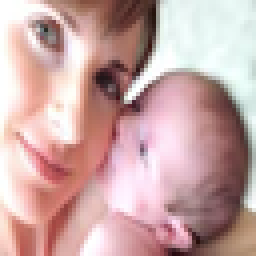
%> input picture implementation/MTH_Author/image11.png.bmp, 64 x 64 px (shown 4 times larger)
$ octave --eval "result = getImageTextonFeature('image11.png.bmp');"   (GNU Octave 9; MATLAB toolbox functions it lacks are replaced by stand-ins)
%> lines starting %> are read from the running program, lines starting %| are printed output that depends on the picture
### implementation/MTH_Author/OrientationDetection.m
function [theta] = OrientationDetection(RGB, Rows, Columns)
% ============================ PROPOSED SOBEL OPERATOR ============================
%============================ Texture orientation detection--------------------
theta = double(zeros(Rows,Columns));
for i=2:Columns -1
    for j=2:Rows-1

          rx = abs((RGB(j+1 , i-1, 1) + 2 * RGB(j+1, i, 1) + RGB(j+1, i+1, 1)) - (RGB(j-1, i - 1, 1) + 2 * RGB(j-1, i, 1) + RGB(j-1, i + 1, 1)));
          gx = abs((RGB(j+1 , i-1, 2) + 2 * RGB(j+1, i, 2) + RGB(j+1, i+1, 2)) - (RGB(j-1, i - 1, 2) + 2 * RGB(j-1, i, 2) + RGB(j-1, i + 1, 2)));
          bx = abs((RGB(j+1 , i-1, 3) + 2 * RGB(j+1, i, 3) + RGB(j+1, i+1, 3)) - (RGB(j-1, i - 1, 3) + 2 * RGB(j-1, i, 3) + RGB(j-1, i + 1, 3)));

          ry = abs((RGB(j-1 , i+1, 1) + 2 * RGB(j, i+1, 1) + RGB(j+1, i+1, 1)) - (RGB(j-1, i - 1, 1) + 2 * RGB(j, i-1, 1) + RGB(j+1, i - 1, 1)));
          gy = abs((RGB(j-1 , i+1, 2) + 2 * RGB(j, i+1, 2) + RGB(j+1, i+1, 2)) - (RGB(j-1, i - 1, 2) + 2 * RGB(j, i-1, 2) + RGB(j+1, i - 1, 2)));
          by = abs((RGB(j-1 , i+1, 3) + 2 * RGB(j, i+1, 3) + RGB(j+1, i+1, 3)) - (RGB(j-1, i - 1, 3) + 2 * RGB(j, i-1, 3) + RGB(j+1, i - 1, 3)));

         gxx = sqrt(double(rx * rx + gx * gx + bx * bx));
         gyy = sqrt(double(ry * ry + gy * gy + by * by));
         gxy = rx * ry + gx * gy + bx * by;
%          theta(i,j) = real(acosd(double(gxy)/double(gxx * gyy + 0.0001)));
        theta(j,i) = acosd(double(gxy)/double(gxx * gyy + 0.0001));

    end
end

### implementation/MTH_Author/QuantizeTextureOrientation.m
function [ImageX, Ori] = QuantizeTextureOrientation(RGB, theta ,Rows, Columns,CSB)


% ============================ CALCULATE ORIENTATION    ============================
% ============================          AND             ============================
% ==================== QUANTIZE TEXTURE ORIENTATION UNIFORMALY =====================
% ==================== INTO 18 ORIENTATIONS WITH 10 AS STEP-LENGTH =================

ImageX  = double(zeros(Rows, Columns));
Ori     = double(zeros(Rows, Columns));

for i=1:Rows
    for j=1:Columns

       R = RGB(i, j,1);
       G = RGB(i, j,2);
       B = RGB(i, j,3);

       if (R >=0 && R <= 64)
           VI = 0;
       elseif (R >= 65  && R <= 128)
           VI = 1;
       elseif (R >= 129 && R <= 192)
           VI = 2;
       elseif (R >= 193 && R <= 255)
           VI = 3;
       end
       %-------------------------------------
       if (G>= 0 && G <= 64)
           SI = 0;
       elseif (G >= 65 && G <= 128)
           SI = 1;
       elseif (G >= 129 && G <= 192)
           SI = 2;
       elseif (G >= 193 && G <= 255)
           SI = 3;
       end
       % -------------------------------------------
       if (B >= 0 && B <= 64)
           HI = 0;
       elseif (B >= 65 && B <= 128)
           HI = 1;
       elseif (B >= 129 && B <= 192)
           HI = 2;
       elseif (B >= 193 && B <= 255)
           HI = 3;
       end
       %-------------------------------------------

       ImageX(i, j) = 16 * VI + 4 * SI + HI;
%        Ori(i,j)= (theta(i,j)*CSB/180);
        Ori(i,j)= (theta(i,j)/10);
       if (Ori(i,j)>=CSB-1)
           Ori(i,j)=CSB-1;
       end

    end
end

### implementation/MTH_Author/FilterOrientation.m
function [Ori] = FilterOrientation(Ori,Rows, Columns)
%--------------filteredOri Detection----------------------

filteredOri = double(ones(Rows, Columns));

for i=1:Rows/2
  for j=1:Columns/2

   if (Ori(2*i-1,2*j-1)== Ori(2*i,2*j))

         filteredOri(2*i-1,2*j-1) = Ori(2*i-1, 2*j-1);
         filteredOri(2*i,2*j)     = Ori(2*i, 2*j-1);
         filteredOri(2*i-1, 2*j)  = Ori(2*i-1,2*j);
         filteredOri(2*i, 2*j)    = Ori(2*i, 2*j);
   end
     %------------------------------------
   if (Ori(2*i-1,2*j)==Ori(2*i,2*j-1))

         filteredOri(2*i-1,2*j-1) = Ori(2*i-1, 2*j-1);
         filteredOri(2*i, 2*j-1)  = Ori(2*i, 2* j-1);
         filteredOri(2*i-1,2*j)   = Ori(2*i-1, 2*j);
         filteredOri(2*i, 2*j)    = Ori(2*i, 2*j);
   end
    %---------------------------------------
   if (Ori(2*i-1,2*j-1)==Ori(2*i,2*j-1))

         filteredOri(2*i-1,2*j-1) = Ori(2*i-1, 2*j-1);
         filteredOri(2*i, 2*j-1)  = Ori(2*i, 2*j-1);
         filteredOri(2*i-1, 2*j)  = Ori(2*i-1, 2*j);
         filteredOri(2*i, 2*j)    = Ori(2*i, 2*j);
   end
    %-----------------------------------------
   if (Ori(2*i-1,2*j-1)==Ori(2*i-1,2*j))

         filteredOri(2*i-1, 2*j-1) = Ori(2*i-1, 2*j-1);
         filteredOri(2*i, 2*j-1)   = Ori(2*i, 2*j-1);
         filteredOri(2*i-1, 2*j)   = Ori(2*i-1, 2*j);
         filteredOri(2*i, 2*j)     = Ori(2*i, 2*j);
   end
    %-----------------------------------------

  end
end


### implementation/MTH_Author/DetectTextons.m
function [Texton] = DetectTextons(ImageX,Rows, Columns)
%--------------Texton Detection----------------------

Texton = double(ones(Rows, Columns));

for i=1:Rows/2
  for j=1:Columns/2

   if (ImageX(2*i-1,2*j-1)== ImageX(2*i,2*j))

         Texton(2*i-1,2*j-1) = ImageX(2*i-1, 2*j-1);
         Texton(2*i,2*j)     = ImageX(2*i, 2*j-1);
         Texton(2*i-1, 2*j)  = ImageX(2*i-1,2*j);
         Texton(2*i, 2*j)    = ImageX(2*i, 2*j);
   end
     %------------------------------------
   if (ImageX(2*i-1,2*j)==ImageX(2*i,2*j-1))

         Texton(2*i-1,2*j-1) = ImageX(2*i-1, 2*j-1);
         Texton(2*i, 2*j-1)  = ImageX(2*i, 2* j-1);
         Texton(2*i-1,2*j)   = ImageX(2*i-1, 2*j);
         Texton(2*i, 2*j)    = ImageX(2*i, 2*j);
   end
    %---------------------------------------
   if (ImageX(2*i-1,2*j-1)==ImageX(2*i,2*j-1))

         Texton(2*i-1,2*j-1) = ImageX(2*i-1, 2*j-1);
         Texton(2*i, 2*j-1)  = ImageX(2*i, 2*j-1);
         Texton(2*i-1, 2*j)  = ImageX(2*i-1, 2*j);
         Texton(2*i, 2*j)    = ImageX(2*i, 2*j);
   end
    %-----------------------------------------
   if (ImageX(2*i-1,2*j-1)==ImageX(2*i-1,2*j))

         Texton(2*i-1, 2*j-1) = ImageX(2*i-1, 2*j-1);
         Texton(2*i, 2*j-1)   = ImageX(2*i, 2*j-1);
         Texton(2*i-1, 2*j)   = ImageX(2*i-1, 2*j);
         Texton(2*i, 2*j)     = ImageX(2*i, 2*j);
   end
    %-----------------------------------------

  end
end


### implementation/MTH_Author/CalculateHorizontalFeature.m
function [MatrixH] = CalculateHorizontalFeature(Texton, Ori, Row, Col, D, CSA, CSB)

MatrixH = double(zeros(CSA+CSB,1));
for i = 1: Row
 for j = 1: Col - D


     RowVal1 = round (Ori(i, j));
     RowVal2 = round (Ori(i, j + D));

       if (RowVal1 == RowVal2)
           if(Texton(i, j) == 0)
             MatrixH(1) = MatrixH(1) + 1;
           else
             MatrixH(Texton(i, j)) = MatrixH(Texton(i, j)) + 1;
           end
       end


       if (Texton(i, j + D) == Texton(i, j))
           MatrixH(CSA + RowVal1) = MatrixH(CSA + RowVal1) + 1;
       end

 end
end


### implementation/MTH_Author/CalculateVerticalFeature.m
function [MatrixV] = CalculateVerticalFeature(Texton, Ori, Row, Col, D, CSA, CSB)

MatrixV = double(zeros(CSA+CSB,1));
for i = 1: Row - D
 for j = 1: Col

     RowVal1 = round (Ori(i,  j));
     RowVal2 = round (Ori(i+D,j));

       if (RowVal1 == RowVal2)
           if(Texton(i, j) == 0)
             MatrixV(1) = MatrixV(1) + 1;
           else
             MatrixV(Texton(i, j)) = MatrixV(Texton(i, j)) + 1;
           end
       end

       if (Texton(i+D, j) == Texton(i, j))
           MatrixV(CSA + RowVal1) = MatrixV(CSA + RowVal1) + 1;
       end

 end
end

### implementation/MTH_Author/CalculateRightDiagonalFeature.m
function [MatrixRD] = CalculateRightDiagonalFeature(Texton, Ori, Row, Col, D, CSA,CSB)

MatrixRD = double(zeros(CSA+CSB,1));

for i = 1: Row - D
 for j = 1: Col - D

        RowVal1 = round (Ori(i,  j));
        RowVal2 = round (Ori(i + D, j + D));

       if (RowVal1 == RowVal2)
           if(Texton(i, j) == 0)
                MatrixRD(1) = MatrixRD(1) + 1;
           else
                MatrixRD(Texton(i, j)) = MatrixRD(Texton(i, j)) + 1;
           end
       end

      if (Texton(i + D, j + D) == Texton(i, j))
          MatrixRD(CSA + RowVal1) = MatrixRD(CSA + RowVal1) + 1;
      end
 end
end

### implementation/MTH_Author/CalculateLeftDiagonalFeature.m
function [MatrixLD] = CalculateLeftDiagonalFeature(Texton, Ori, Row, Col, D, CSA,CSB)

MatrixLD = double(zeros(CSA+CSB,1));


for i = 1+D: Row
   for j =1: Col - D


       RowVal1 = round (Ori(i,  j));
        RowVal2 = round (Ori(i - D, j + D));

       if (RowVal1 == RowVal2)
          if(Texton(i, j) == 0)
           MatrixLD(1) = MatrixLD(1) + 1;
          else
           MatrixLD(Texton(i, j)) = MatrixLD(Texton(i, j)) + 1;
          end

       end
       if (Texton(i - D, j + D) == Texton(i, j))
           MatrixLD(CSA + RowVal1) = MatrixLD(CSA + RowVal1) + 1;
       end
   end
end


% [10 lines of commented-out code are left out]

### implementation/MTH_Author/getImageTextonFeature.m
function [MTH] = getImageTextonFeature(imageName)
%> called with imageName = 'image11.png.bmp'
 RGB = double(imread(imageName));
%  RGB = double(Img);
 CSA = 64;
 CSB = 18;

% imwrite(createImageMatrix,'image1.bmp','bmp')
% curBitmap = imread('image1.bmp');
%RGB = imread('paperImage.png');

[Rows,Columns,ttt] = size(RGB);
%> Rows = 64; Columns = 64; ttt = 3

[theta]         = OrientationDetection(RGB, Rows, Columns);
%> after the loop in OrientationDetection, `for i=2:Columns -1`:
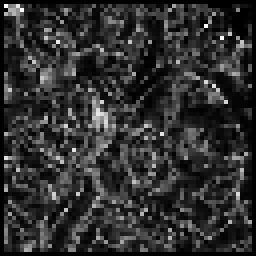
%> theta: size 64x64 double (shown 4 times larger); min 0, max 90, mean 16.9; drawn with min black and max white
[ImageX, oldOri]   = QuantizeTextureOrientation(RGB, theta ,Rows, Columns,CSB);
%> after the loop in QuantizeTextureOrientation, `for i=1:Rows`:
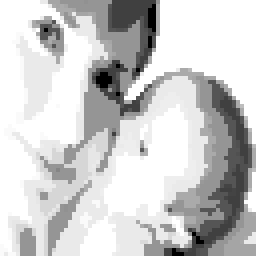
%> ImageX: size 64x64 double (shown 4 times larger); min 0, max 63, mean 50.5; drawn with min black and max white
%> after the loop in QuantizeTextureOrientation, `for i=1:Rows`: HI = 1; SI = 2

Ori = FilterOrientation(oldOri, Rows, Columns);
%> after the loop in FilterOrientation, `for i=1:Rows/2`:
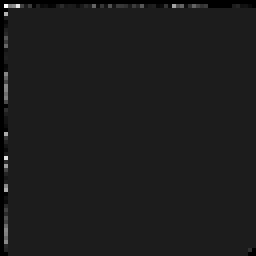
%> filteredOri: size 64x64 double (shown 4 times larger); min 0, max 9, mean 0.997; drawn with min black and max white


%--------------Texton Detection----------------------
% newWork = IM2COL(ImageX,[Width Height],'sliding');
Texton = DetectTextons(ImageX,Rows, Columns);
%> after the loop in DetectTextons, `for i=1:Rows/2`:
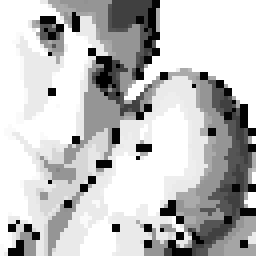
%> Texton: size 64x64 double (shown 4 times larger); min 0, max 63, mean 47.8; drawn with min black and max white

    plotRows = 2;
    plotCols = 3;

   subplot(plotRows,plotCols,1);
   imshow(uint8(RGB),[]);
   title('Query Image RGB');

   subplot(plotRows,plotCols,2);
   imshow(theta,[]);
   title('Theta');

   subplot(plotRows,plotCols,3);
   imshow(oldOri,[]);
   title('oldOri');

   subplot(plotRows,plotCols,4);
   imshow(ImageX,[]);
   title('ImageX');
   subplot(plotRows,plotCols,5);
   imshow(Texton,[]);
   title('Texton');


% [11 lines of commented-out code are left out]


D =     1; % distance parameter

MatrixH     = CalculateHorizontalFeature(Texton, Ori, Rows, Columns, D, CSA,CSB);
%> after the loop in CalculateHorizontalFeature, `for i = 1: Row`: MatrixH = 82 values, max 904 at index 65, min 0 at index 2, mean 49.88
MatrixV     = CalculateVerticalFeature  (Texton, Ori, Rows, Columns, D, CSA,CSB);
%> after the loop in CalculateVerticalFeature, `for i = 1: Row - D`: MatrixV = 82 values, max 983 at index 65, min 0 at index 2, mean 54.2
MatrixRD    = CalculateRightDiagonalFeature  (Texton, Ori, Rows, Columns, D, CSA,CSB);
%> after the loop in CalculateRightDiagonalFeature, `for i = 1: Row - D`: MatrixRD = 82 values, max 802 at index 65, min 0 at index 2, mean 43.71
MatrixLD    = CalculateLeftDiagonalFeature(Texton, Ori, Rows, Columns, D, CSA,CSB);
%> after the loop in CalculateLeftDiagonalFeature, `for i = 1+D: Row`: MatrixLD = 82 values, max 876 at index 65, min 0 at index 2, mean 44.23

   %-------------------Features vectors--------------------------------------------------

MTH = zeros(CSA+CSB,1);

for i=1: CSA+CSB

    MTH(i)=(MatrixH(i)+MatrixV(i)+MatrixRD(i)+MatrixLD(i))/4.0;
%     str = sprintf('(H: %.3f , V:%.3f, RD: %.3f, LD: %.3f) and MTH = %.3f ',MatrixH(i),MatrixV(i),MatrixRD(i),MatrixLD(i), MTH(i));
%     str
end
%> after the loop, MTH = 82 values, max 891.2 at index 65, min 0 at index 2, mean 48
%> `result = getImageTextonFeature('image11.png.bmp');`: result has the same summary as MTH in getImageTextonFeature

% MTH
